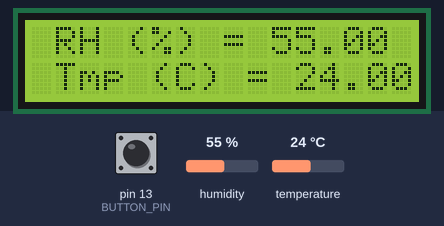
A sketch run on a simulated Arduino Uno, built with avr-gcc and run on an emulated ATmega328P. Parts: 16×2 character LCD. The test bench sets the inputs (shaded band); at power-on: pin 13 (BUTTON_PIN) HIGH, humidity 55 %, temperature 24 °C.

Above: at 3.2 s.
3.3 s: pin 13 (BUTTON_PIN) pulled LOW for 1 s
At 3.46 s:
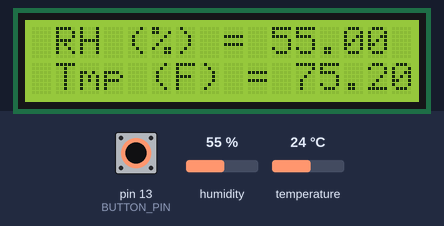
5.8 s: pin 13 (BUTTON_PIN) pulled LOW for 0.15 s
8.9 s: pin 13 (BUTTON_PIN) pulled LOW for 0.15 s
At 10.0 s:
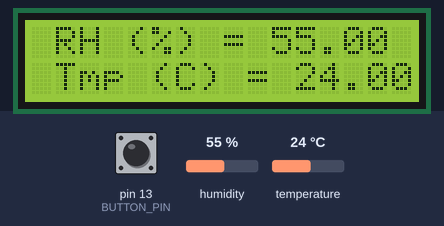
12.0 s: humidity set to 22 %
At 13.3 s:
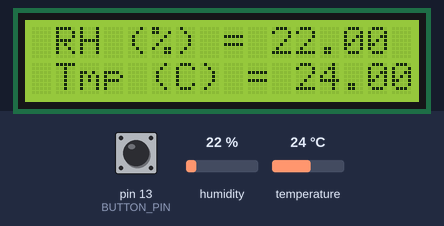
13.6 s: temperature set to 12 °C
At 14.5 s:
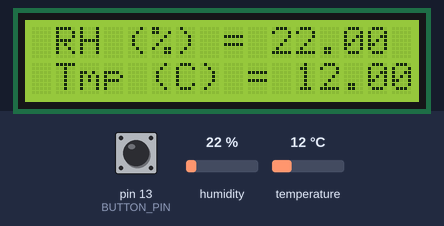
16.6 s: humidity set to 40 %
At 17.9 s:
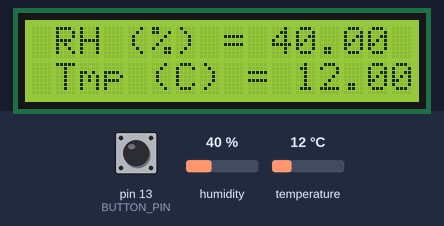
Timing chart, 0 to 19.6 s (numbered marks = the images above; inputs shaded):
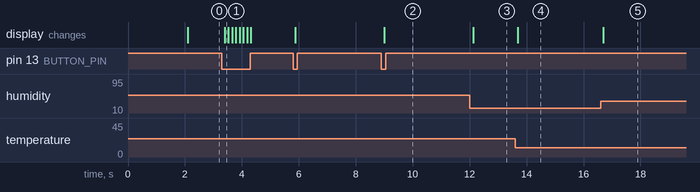

Measured:
- after the input at 3.3 s, the display: changes after 0.10 s (image 1)
- after the input at 8.9 s, the display: changes after 0.10 s (image 2)
- after the input at 12.0 s, the display: changes after 0.13 s (image 3)
- after the input at 13.6 s, the display: changes after 0.10 s (image 4)
- after the input at 16.6 s, the display: changes after 0.09 s (image 5)

The sketch:

TempHumiditySensor.ino
```cpp
#include <LiquidCrystal.h>
#include <dht11.h>

#define DHT11PIN 8
#define BUTTON_PIN 13
//  Set pins for Arduino
//  LCD Pins

const int RS = 12, EN = 11, D4 = 5, D5 = 4, D6 = 3, D7 = 2;
LiquidCrystal lcd(RS, EN, D4, D5, D6, D7);
dht11 DHT11;

byte lastButtonState = HIGH;
int buttonPress = 1;

void setup() {
  // Set up LCD, DHT11, and pushbutton
  Serial.begin(9600);
  lcd.begin(16, 2);
  lcd.setCursor(2,1);
  lcd.print(" Temp / RH ");

  //  No resistor on board, use UNO R3 internal pullup
  pinMode(BUTTON_PIN, INPUT_PULLUP);

  delay(2000);
}

void loop() {
  //  Clear LCD before each loop
  lcd.clear();

  //  Read button state
  byte buttonState = digitalRead(BUTTON_PIN);


  //  If button is pressed
  if(buttonState == LOW){
      //  If button is OFF, set to ON
      if(buttonPress % 2 != 0){
        buttonPress = 0;
      }
      //  If button is ON, set to OFF
      else if(buttonPress % 2 == 0){
        buttonPress = 1;
      }
  }

  //  Verify working DHT11 Module
  int chk = DHT11.read(DHT11PIN);

  float humid = DHT11.humidity;
  float temp = DHT11.temperature;

  lcd.print(" RH (%) = ");
  lcd.print((float)humid, 2);

  //  If button not pushed, print Celsius Temp
  if (buttonPress == 1){
    //  Print to LCD Screen
    lcd.setCursor(0, 2);
    lcd.print(" Tmp (C) = ");
    lcd.print((float)temp, 2);
  }

  //  If button pushed, print Fahrenheit Temp
  if (buttonPress == 0){
    //  Convert Celsius to Fahrenheit

    temp = (temp * 1.8) + 32;
    lcd.setCursor(0, 2);
    lcd.print(" Tmp (F) = ");
    lcd.print((float)temp, 2);
  }

  delay(100);

}
```
